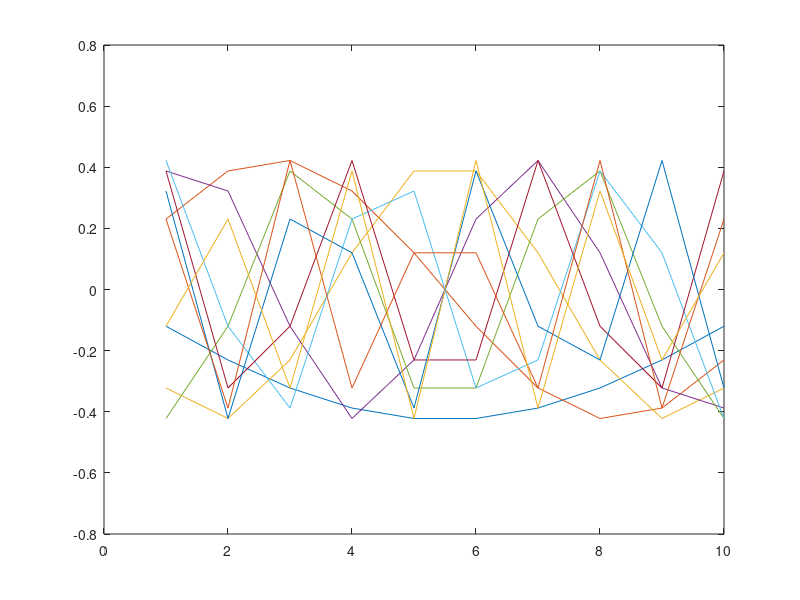
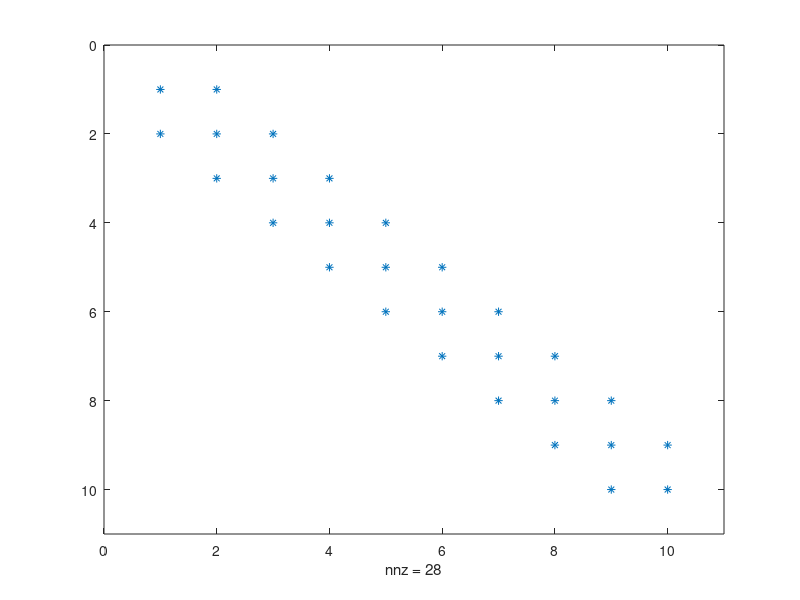
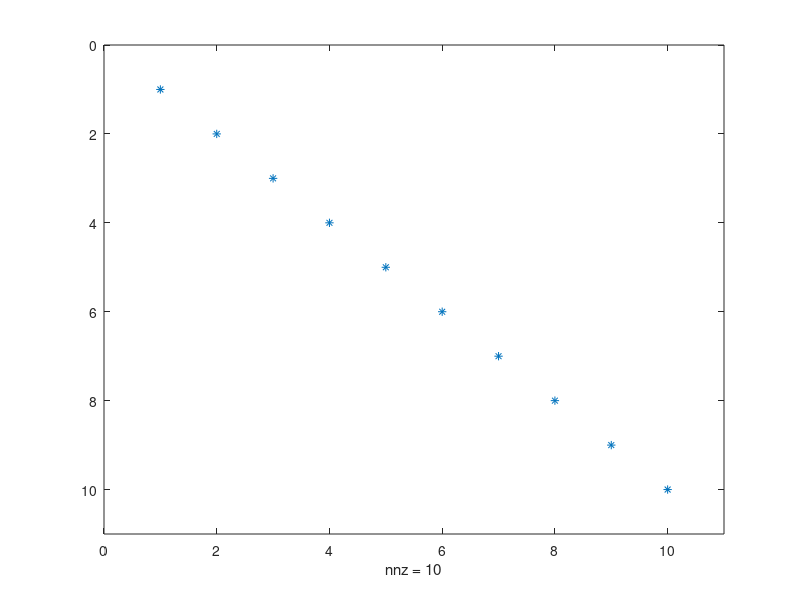
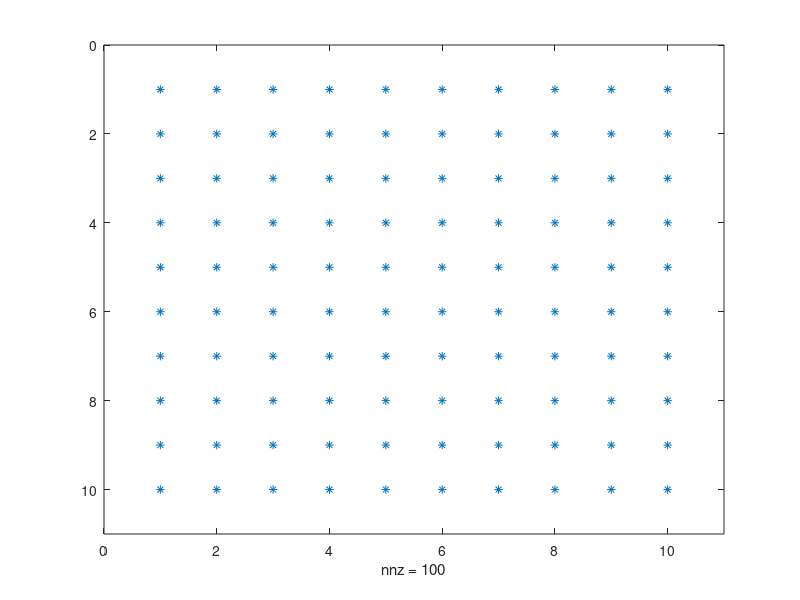

These figures' MATLAB source, in order:
n=10;
A=2*diag(ones(1,n))-diag(ones(1,n-1),1)-diag(ones(1,n-1),-1);
det(A);
nrm1=norm(A,1);
nrm2=norm(A,2);
nrminf=norm(A,inf);
rho=max(abs(eig(A)));

[V, D]=eig(A);
figure()
plot(V)
%title(sprintf('Interpolation of f using Natural Cubic Splines with noisy observations and n =%d', n))
%ylabel('y')
%xlabel('x')
%legend('g','f','Noisy observations')
saveas(gcf,'comp','epsc')


[V,D]=eig(A);
inv(V)*A*V; % ou mieux (V\A)*V
dif = norm(D-inv(V)*A*V); % ou mieux dif = norm(D-(V\A)*V);

figure()
spy(A)
saveas(gcf,'A','epsc')
figure()
spy(D)
saveas(gcf,'D','epsc')
figure()
spy(V)
saveas(gcf,'V','epsc')